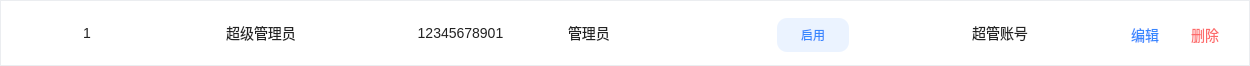
<?xml version="1.0" encoding="UTF-8"?>
<ui version="4.0">
 <class>RoleTableItem</class>
 <widget class="QWidget" name="RoleTableItem">
  <property name="geometry">
   <rect>
    <x>0</x>
    <y>0</y>
    <width>1250</width>
    <height>66</height>
   </rect>
  </property>
  <property name="minimumSize">
   <size>
    <width>0</width>
    <height>66</height>
   </size>
  </property>
  <property name="maximumSize">
   <size>
    <width>16777215</width>
    <height>66</height>
   </size>
  </property>
  <property name="windowTitle">
   <string>Form</string>
  </property>
  <layout class="QHBoxLayout" name="horizontalLayout">
   <property name="spacing">
    <number>0</number>
   </property>
   <property name="leftMargin">
    <number>0</number>
   </property>
   <property name="topMargin">
    <number>0</number>
   </property>
   <property name="rightMargin">
    <number>0</number>
   </property>
   <property name="bottomMargin">
    <number>0</number>
   </property>
   <item>
    <widget class="QFrame" name="roleTableItemBg">
     <property name="styleSheet">
      <string notr="true">#roleTableItemBg {
background-color: #FFFFFF;
border: 1px solid #EBEDF0;
color: #222222;
}
*{

font-family : 微软雅⿊;
font-size : 14px;
line-height : 19px;
}</string>
     </property>
     <property name="frameShape">
      <enum>QFrame::Shape::StyledPanel</enum>
     </property>
     <property name="frameShadow">
      <enum>QFrame::Shadow::Raised</enum>
     </property>
     <widget class="QLabel" name="idLabel">
      <property name="geometry">
       <rect>
        <x>0</x>
        <y>0</y>
        <width>174</width>
        <height>66</height>
       </rect>
      </property>
      <property name="styleSheet">
       <string notr="true">color:#222222</string>
      </property>
      <property name="text">
       <string>1</string>
      </property>
      <property name="alignment">
       <set>Qt::AlignmentFlag::AlignCenter</set>
      </property>
     </widget>
     <widget class="QLabel" name="roleLabel">
      <property name="geometry">
       <rect>
        <x>174</x>
        <y>0</y>
        <width>174</width>
        <height>66</height>
       </rect>
      </property>
      <property name="styleSheet">
       <string notr="true">color:#222222</string>
      </property>
      <property name="text">
       <string>超级管理员</string>
      </property>
      <property name="alignment">
       <set>Qt::AlignmentFlag::AlignCenter</set>
      </property>
     </widget>
     <widget class="QLabel" name="phoneLabel">
      <property name="geometry">
       <rect>
        <x>348</x>
        <y>0</y>
        <width>225</width>
        <height>66</height>
       </rect>
      </property>
      <property name="styleSheet">
       <string notr="true">color:#222222</string>
      </property>
      <property name="text">
       <string>12345678901</string>
      </property>
      <property name="alignment">
       <set>Qt::AlignmentFlag::AlignCenter</set>
      </property>
     </widget>
     <widget class="QLabel" name="nameLabel">
      <property name="geometry">
       <rect>
        <x>568</x>
        <y>0</y>
        <width>150</width>
        <height>66</height>
       </rect>
      </property>
      <property name="styleSheet">
       <string notr="true">color:#222222</string>
      </property>
      <property name="text">
       <string>管理员</string>
      </property>
     </widget>
     <widget class="QPushButton" name="statusBtn">
      <property name="geometry">
       <rect>
        <x>777</x>
        <y>18</y>
        <width>72</width>
        <height>34</height>
       </rect>
      </property>
      <property name="styleSheet">
       <string notr="true">#statusBtn {
color: #3686FF;
background-color: #EBF3FF;
border: none;
border-radius: 10px;
font-size: 12px;
line-height: 16px;
}</string>
      </property>
      <property name="text">
       <string>启用</string>
      </property>
     </widget>
     <widget class="QLabel" name="commentLabel">
      <property name="geometry">
       <rect>
        <x>906</x>
        <y>0</y>
        <width>188</width>
        <height>66</height>
       </rect>
      </property>
      <property name="styleSheet">
       <string notr="true">color:#222222</string>
      </property>
      <property name="text">
       <string>超管账号</string>
      </property>
      <property name="alignment">
       <set>Qt::AlignmentFlag::AlignCenter</set>
      </property>
     </widget>
     <widget class="QPushButton" name="editBtn">
      <property name="geometry">
       <rect>
        <x>1130</x>
        <y>25</y>
        <width>30</width>
        <height>19</height>
       </rect>
      </property>
      <property name="styleSheet">
       <string notr="true">#editBtn {
background-color: transparent;
border: none;
color: #3686FF;
}</string>
      </property>
      <property name="text">
       <string>编辑</string>
      </property>
     </widget>
     <widget class="QPushButton" name="delBtn">
      <property name="geometry">
       <rect>
        <x>1190</x>
        <y>25</y>
        <width>30</width>
        <height>19</height>
       </rect>
      </property>
      <property name="styleSheet">
       <string notr="true">#delBtn {
background-color: transparent;
border: none;
color: #FD6A6A;
}</string>
      </property>
      <property name="text">
       <string>删除</string>
      </property>
     </widget>
    </widget>
   </item>
  </layout>
 </widget>
 <resources/>
 <connections/>
</ui>
